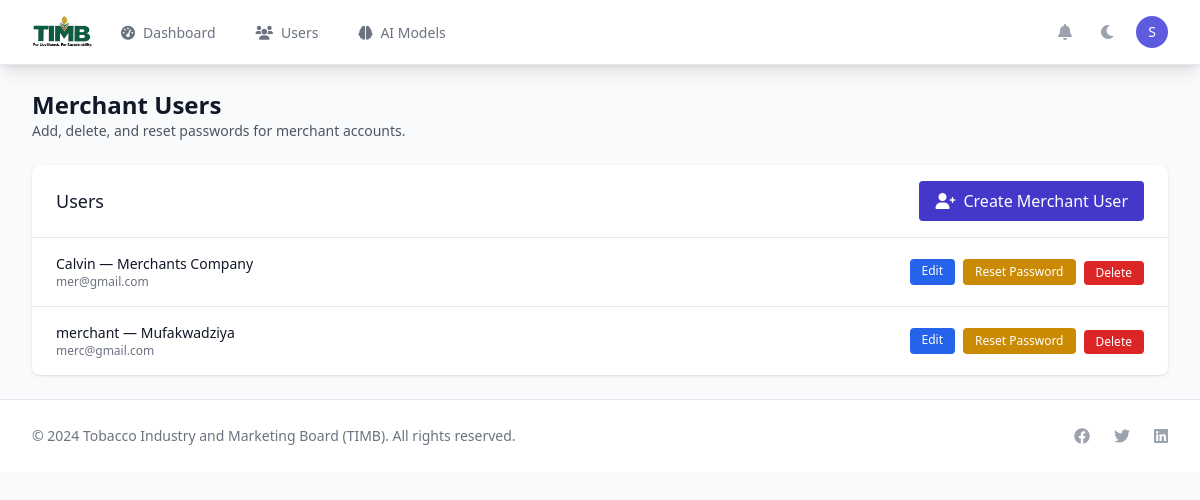
Page /timb/users/ (signed in) on the committed database.
### authentication/models.py (models this page shows, shortened)
class User(AbstractUser):
    is_timb_staff = models.BooleanField(default=False, help_text='TIMB staff member')
    is_merchant = models.BooleanField(default=False, help_text='Tobacco merchant')
    phone = models.CharField(max_length=20, blank=True)
    national_id = models.CharField(max_length=50, blank=True)
    is_verified = models.BooleanField(default=False)
    verification_token = models.CharField(max_length=100, blank=True)
    verification_sent_at = models.DateTimeField(blank=True, null=True)
    two_factor_enabled = models.BooleanField(default=False)
    backup_codes = models.JSONField(default=list, blank=True)
    login_attempts = models.IntegerField(default=0)
    locked_until = models.DateTimeField(blank=True, null=True)
    last_login_ip = models.GenericIPAddressField(blank=True, null=True)
    last_login_device = models.CharField(max_length=200, blank=True)
    login_history = models.JSONField(default=list, blank=True)
    password_changed_at = models.DateTimeField(auto_now_add=True)
    password_reset_required = models.BooleanField(default=False)
    email_notifications = models.BooleanField(default=True)
    sms_notifications = models.BooleanField(default=False)
    push_notifications = models.BooleanField(default=True)
    class Meta:
        verbose_name = 'User'
        verbose_name_plural = 'Users'
    def get_user_type(self):
        if self.is_superuser:
            return "Administrator"
        elif self.is_timb_staff:
            return "TIMB Staff"
        elif self.is_merchant:
            return "Merchant"
        else:
            return "User"

### timb_dashboard/models.py (models this page shows, shortened)
class Merchant(models.Model):
    user = models.OneToOneField(User, on_delete=models.CASCADE, related_name='merchant_profile')
    company_name = models.CharField(max_length=200, blank=True)
    business_registration_number = models.CharField(max_length=100, blank=True)
    license_number = models.CharField(max_length=100, unique=True)
    license_issue_date = models.DateField(null=True, blank=True)
    license_expiry_date = models.DateField(null=True, blank=True)
    business_address = models.TextField(blank=True)
    business_phone = models.CharField(max_length=20, blank=True)
    business_email = models.EmailField(blank=True)
    website = models.URLField(blank=True)
    bank_name = models.CharField(max_length=100, blank=True)
    bank_account_number = models.CharField(max_length=50, blank=True)
    bank_branch = models.CharField(max_length=100, blank=True)
    annual_trading_volume = models.DecimalField(max_digits=15, decimal_places=2, default=0)
    preferred_grades = models.ManyToManyField('TobaccoGrade', blank=True)
    trading_regions = models.JSONField(default=list, blank=True)
    is_verified = models.BooleanField(default=False)
    is_active = models.BooleanField(default=True)
    verification_date = models.DateTimeField(null=True, blank=True)
    verified_by = models.ForeignKey(settings.AUTH_USER_MODEL, on_delete=models.SET_NULL, null=True, blank=True, related_name='verified_merchants')
    created_at = models.DateTimeField(default=timezone.now)
    updated_at = models.DateTimeField(auto_now=True)
    class Meta:
        db_table = 'timb_merchants'
        ordering = ['company_name', 'user__username']
        indexes = [
            models.Index(fields=['license_number']),
            models.Index(fields=['is_verified', 'is_active']),
            models.Index(fields=['company_name']),
        ]

### timb_dashboard/views.py (the view)
# urls.py: path('users/', views.users_management_view, name='users'),
@login_required
@user_passes_test(is_timb_staff)
def users_management_view(request):
    users = User.objects.filter(is_merchant=True).select_related('merchant_profile').order_by('username')
    context = {
        'users': users,
    }
    return render(request, 'timb_dashboard/users.html', context)

### timb_dashboard/views.py (called while the page is built)
def is_timb_staff(user):
    return user.is_authenticated and (user.is_staff or user.is_timb_staff)

### utils/context_processors.py (called while the page is built)
def global_context(request):
    return {
        'TIMB_SETTINGS': getattr(settings, 'TIMB_SETTINGS', {}),
        'current_time': timezone.now(),
        'system_name': 'TIMB Trading System',
        'system_version': '1.0.0',
    }

### templates/timb_dashboard/users.html (shortened to what this page needs)
{% extends 'base.html' %}
{% block content %}
<div class="max-w-7xl mx-auto py-6 sm:px-6 lg:px-8">
    <div class="mb-6">
        <h1 class="text-2xl font-bold text-gray-900 dark:text-white">Merchant Users</h1>
        <p class="text-sm text-gray-600 dark:text-gray-400">Add, delete, and reset passwords for merchant accounts.</p>
    </div>
    <div class="bg-white dark:bg-gray-800 shadow rounded-lg overflow-hidden">
        <div class="px-6 py-4 border-b border-gray-200 dark:border-gray-700">
            <div class="flex justify-between items-center">
                <h3 class="text-lg font-medium text-gray-900 dark:text-white">Users</h3>
                <a href="{% url 'timb_dashboard:create_merchant' %}" class="px-4 py-2 bg-primary-600 text-white rounded hover:bg-primary-700">
                    <i class="fas fa-user-plus mr-2"></i>Create Merchant User
                </a>
            </div>
        </div>
        <div class="divide-y divide-gray-200 dark:divide-gray-700">
            {% for u in users %}
            <div class="px-6 py-4 flex items-center justify-between">
                <div>
                    <div class="text-sm font-medium text-gray-900 dark:text-white">{{ u.username }}{% if u.merchant_profile and u.merchant_profile.company_name %} — {{ u.merchant_profile.company_name }}{% endif %}</div>
                    <div class="text-xs text-gray-500">{{ u.email|default:'no email' }}</div>
                </div>
                <div class="flex space-x-2">
                    <a href="{% url 'timb_dashboard:edit_user' u.id %}" class="px-3 py-1 text-xs bg-blue-600 text-white rounded hover:bg-blue-700">Edit</a>
                    <button type="button" class="px-3 py-1 text-xs bg-yellow-600 text-white rounded hover:bg-yellow-700" onclick="openResetModal({{ u.id }}, '{{ u.username }}')">Reset Password</button>
                    <form action="{% url 'timb_dashboard:delete_user' u.id %}" method="post" onsubmit="return confirm('Delete this user?');">
                        <button type="submit" class="px-3 py-1 text-xs bg-red-600 text-white rounded hover:bg-red-700">Delete</button>
                    </form>
                </div>
            </div>
            {% empty %}
            <div class="px-6 py-10 text-center text-gray-500">No merchant users found.</div>
            {% endfor %}
        </div>
    </div>
</div>
{% endblock %}

### templates/base.html (shortened to what this page needs)
<!DOCTYPE html>
<html lang="en" data-theme="{{ request.theme|default:'timb' }}">
<head>
    <script src="https://cdn.tailwindcss.com"></script>
    <link rel="stylesheet" href="https://cdnjs.cloudflare.com/ajax/libs/font-awesome/6.0.0/css/all.min.css">
</head>
<body class="bg-gray-50 dark:bg-gray-900 text-gray-900 dark:text-gray-100 min-h-screen">
    <nav class="bg-white dark:bg-gray-800 shadow-lg border-b border-gray-200 dark:border-gray-700">
        <div class="max-w-7xl mx-auto px-4 sm:px-6 lg:px-8">
            <div class="flex justify-between h-16">
                <div class="flex">
                    <div class="flex-shrink-0 flex items-center">
                        <a href="{% url 'home' %}" class="flex items-center">
                            {% if user.is_authenticated and user.is_merchant and user.merchant_profile %}
                                <span class="text-lg font-semibold text-gray-900 dark:text-gray-100">{{ user.merchant_profile.company_name }}</span>
                            {% else %}
                                <img class="h-8 w-auto" src="/static/images/timb-logo.png" alt="TIMB">
                            {% endif %}
                        </a>
                    </div>
                    {% if user.is_authenticated %}
                    <div class="hidden sm:ml-6 sm:flex sm:space-x-8">
                        {% if user.is_timb_staff %}
                            <a href="{% url 'timb_dashboard:dashboard' %}" class="border-transparent text-gray-500 hover:border-gray-300 hover:text-gray-700 inline-flex items-center px-1 pt-1 border-b-2 text-sm font-medium">
                                <i class="fas fa-tachometer-alt mr-2"></i>Dashboard
                            </a>
                            <a href="{% url 'timb_dashboard:users' %}" class="border-transparent text-gray-500 hover:border-gray-300 hover:text-gray-700 inline-flex items-center px-1 pt-1 border-b-2 text-sm font-medium">
                                <i class="fas fa-users mr-2"></i>Users
                            </a>
                            <a href="{% url 'ai_models:dashboard' %}" class="border-transparent text-gray-500 hover:border-gray-300 hover:text-gray-700 inline-flex items-center px-1 pt-1 border-b-2 text-sm font-medium">
                                <i class="fas fa-brain mr-2"></i>AI Models
                            </a>
                        {% endif %}
                    </div>
                    {% endif %}
                </div>
                <div class="hidden sm:ml-6 sm:flex sm:items-center">
                    {% if user.is_authenticated %}
                    <div class="relative">
                        <button id="notifications-btn" class="p-1 rounded-full text-gray-400 hover:text-gray-500 focus:outline-none focus:ring-2 focus:ring-offset-2 focus:ring-primary-500">
                            <i class="fas fa-bell"></i>
                        </button>
                    </div>
                    {% endif %}
                    <button id="theme-toggle" class="ml-4 p-2 text-gray-400 hover:text-gray-500 focus:outline-none">
                        <i id="theme-icon" class="fas fa-moon"></i>
                    </button>
                    {% if user.is_authenticated %}
                    <div class="ml-3 relative">
                        <div>
                            <button id="user-menu-btn" class="bg-white dark:bg-gray-800 flex text-sm rounded-full focus:outline-none focus:ring-2 focus:ring-offset-2 focus:ring-primary-500">
                                {% if user.profile.profile_picture %}
                                    <img class="h-8 w-8 rounded-full" src="{{ user.profile.profile_picture.url }}" alt="">
                                {% else %}
                                    <div class="h-8 w-8 rounded-full bg-primary-500 flex items-center justify-center">
                                        <span class="text-sm font-medium text-white">{{ user.first_name.0|default:user.username.0|upper }}</span>
                                    </div>
                                {% endif %}
                            </button>
                        </div>
                    </div>
                    {% else %}
                    <div class="flex space-x-4">
                        <a href="{% url 'login' %}" class="text-gray-500 hover:text-gray-700 px-3 py-2 rounded-md text-sm font-medium">
                            Login
                        </a>
                    </div>
                    {% endif %}
                </div>
            </div>
        </div>
    </nav>
    <main class="flex-1">
        {% block content %}{% endblock %}
    </main>
    <footer class="bg-white dark:bg-gray-800 border-t border-gray-200 dark:border-gray-700 mt-auto">
        <div class="max-w-7xl mx-auto py-6 px-4 sm:px-6 lg:px-8">
            <div class="flex flex-col md:flex-row justify-between items-center">
                <div class="text-sm text-gray-500">
                    &copy; 2024 Tobacco Industry and Marketing Board (TIMB). All rights reserved.
                </div>
                <div class="mt-4 md:mt-0 flex space-x-6">
                    <a href="#" class="text-gray-400 hover:text-gray-500">
                        <i class="fab fa-facebook"></i>
                    </a>
                    <a href="#" class="text-gray-400 hover:text-gray-500">
                        <i class="fab fa-twitter"></i>
                    </a>
                    <a href="#" class="text-gray-400 hover:text-gray-500">
                        <i class="fab fa-linkedin"></i>
                    </a>
                </div>
            </div>
        </div>
    </footer>
</body>
</html>

### rows in the picture
User: first_name.0 "S"
User: username "Calvin", merchant_profile.company_name "Merchants Company", email "mer@gmail.com"
User: username "merchant", merchant_profile.company_name "Mufakwadziya", email "merc@gmail.com"
